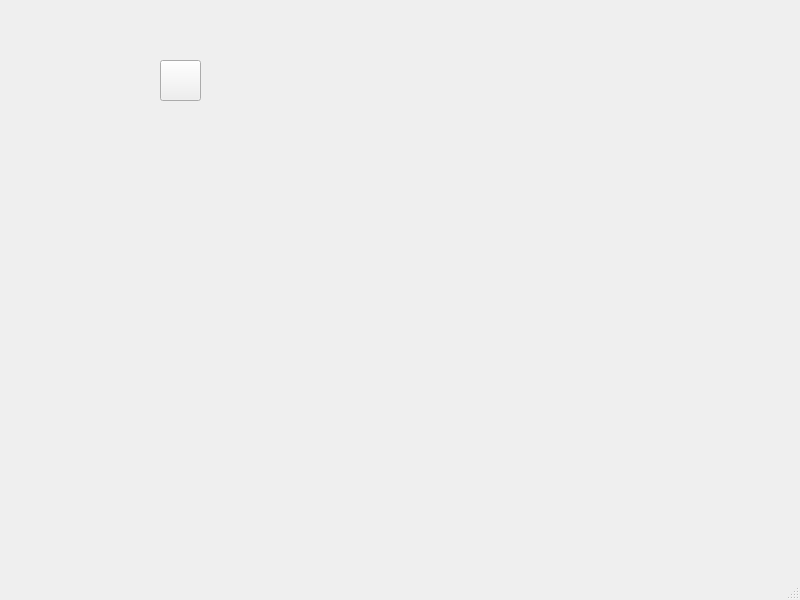
<?xml version="1.0" encoding="UTF-8"?>
<ui version="4.0">
 <class>MainWindow</class>
 <widget class="QMainWindow" name="MainWindow">
  <property name="geometry">
   <rect>
    <x>0</x>
    <y>0</y>
    <width>800</width>
    <height>600</height>
   </rect>
  </property>
  <property name="windowTitle">
   <string>MainWindow</string>
  </property>
  <widget class="QWidget" name="centralwidget">
   <widget class="QLabel" name="label">
    <property name="geometry">
     <rect>
      <x>80</x>
      <y>50</y>
      <width>41</width>
      <height>51</height>
     </rect>
    </property>
    <property name="text">
     <string/>
    </property>
    <property name="pixmap">
     <pixmap>../../../Users/306-16/Documents/카카오톡 받은 파일/40pix/0.png</pixmap>
    </property>
   </widget>
   <widget class="QPushButton" name="pb">
    <property name="geometry">
     <rect>
      <x>160</x>
      <y>60</y>
      <width>41</width>
      <height>41</height>
     </rect>
    </property>
    <property name="text">
     <string/>
    </property>
    <property name="icon">
     <iconset>
      <normaloff>0.png</normaloff>0.png</iconset>
    </property>
    <property name="iconSize">
     <size>
      <width>40</width>
      <height>40</height>
     </size>
    </property>
   </widget>
  </widget>
  <widget class="QMenuBar" name="menubar">
   <property name="geometry">
    <rect>
     <x>0</x>
     <y>0</y>
     <width>800</width>
     <height>21</height>
    </rect>
   </property>
  </widget>
  <widget class="QStatusBar" name="statusbar"/>
 </widget>
 <resources/>
 <connections/>
</ui>
